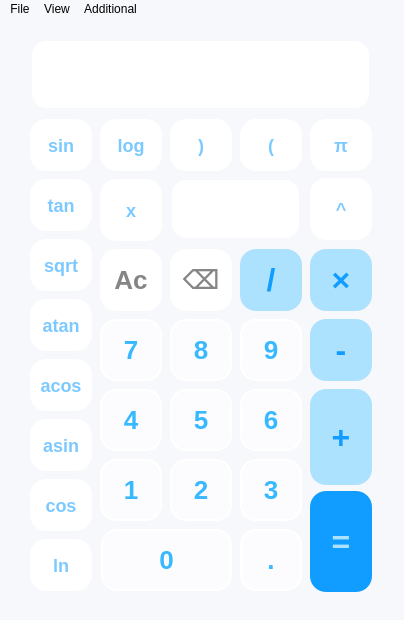
<?xml version="1.0" encoding="UTF-8"?>
<ui version="4.0">
 <class>smartCalc</class>
 <widget class="QMainWindow" name="smartCalc">
  <property name="windowModality">
   <enum>Qt::NonModal</enum>
  </property>
  <property name="geometry">
   <rect>
    <x>0</x>
    <y>0</y>
    <width>404</width>
    <height>620</height>
   </rect>
  </property>
  <property name="contextMenuPolicy">
   <enum>Qt::NoContextMenu</enum>
  </property>
  <property name="acceptDrops">
   <bool>false</bool>
  </property>
  <property name="windowTitle">
   <string notr="true">smartCalc</string>
  </property>
  <property name="windowIcon">
   <iconset resource="icon.qrc">
    <normaloff>:/new/prefix1/calculator.png</normaloff>:/new/prefix1/calculator.png</iconset>
  </property>
  <property name="toolTip">
   <string notr="true"/>
  </property>
  <property name="statusTip">
   <string notr="true"/>
  </property>
  <property name="whatsThis">
   <string notr="true"/>
  </property>
  <property name="accessibleDescription">
   <string notr="true"/>
  </property>
  <property name="styleSheet">
   <string notr="true">background: #F7F8FB;</string>
  </property>
  <property name="windowFilePath">
   <string notr="true"/>
  </property>
  <property name="tabShape">
   <enum>QTabWidget::Rounded</enum>
  </property>
  <property name="dockOptions">
   <set>QMainWindow::AllowTabbedDocks|QMainWindow::AnimatedDocks</set>
  </property>
  <widget class="QWidget" name="centralwidget">
   <widget class="QPushButton" name="btn_action_deleteAllChar">
    <property name="geometry">
     <rect>
      <x>100</x>
      <y>230</y>
      <width>62</width>
      <height>62</height>
     </rect>
    </property>
    <property name="cursor">
     <cursorShape>PointingHandCursor</cursorShape>
    </property>
    <property name="styleSheet">
     <string notr="true">QPushButton{
background: #ffffff;
color: #858585;
border-radius: 16px;
font-size: 26px;
font-weight: 600;
}

QPushButton::hover{
	background: #FCFCFC;
}

QPushButton:pressed{
	background: #EFF7FF;
}</string>
    </property>
    <property name="text">
     <string>Ac</string>
    </property>
   </widget>
   <widget class="QPushButton" name="btn_action_deleteLastChar">
    <property name="geometry">
     <rect>
      <x>170</x>
      <y>230</y>
      <width>62</width>
      <height>62</height>
     </rect>
    </property>
    <property name="cursor">
     <cursorShape>PointingHandCursor</cursorShape>
    </property>
    <property name="styleSheet">
     <string notr="true">QPushButton{
background: #ffffff;
color: #858585;
border-radius: 16px;
font-size: 26px;
font-weight: 600;
}

QPushButton::hover{
	background: #FCFCFC;
}

QPushButton:pressed{
	background: #EFF7FF;
}</string>
    </property>
    <property name="text">
     <string>⌫</string>
    </property>
   </widget>
   <widget class="QPushButton" name="btn_action_toShare">
    <property name="geometry">
     <rect>
      <x>240</x>
      <y>230</y>
      <width>62</width>
      <height>62</height>
     </rect>
    </property>
    <property name="cursor">
     <cursorShape>PointingHandCursor</cursorShape>
    </property>
    <property name="styleSheet">
     <string notr="true">QPushButton{
	background: #ADE2FF;
	color: #109DFF;
	border-radius: 16px;
	font-size: 32px;
	font-weight: 600;
}

QPushButton::hover{
	background: #85D3FF;
}

QPushButton:pressed{
	background: #72CCFF;
}</string>
    </property>
    <property name="text">
     <string>/</string>
    </property>
   </widget>
   <widget class="QPushButton" name="btn_action_multiply">
    <property name="geometry">
     <rect>
      <x>310</x>
      <y>230</y>
      <width>62</width>
      <height>62</height>
     </rect>
    </property>
    <property name="cursor">
     <cursorShape>PointingHandCursor</cursorShape>
    </property>
    <property name="styleSheet">
     <string notr="true">QPushButton{
	background: #ADE2FF;
	color: #109DFF;
	border-radius: 16px;
	font-size: 32px;
	font-weight: 600;
}

QPushButton::hover{
	background: #85D3FF;
}

QPushButton:pressed{
	background: #72CCFF;
}</string>
    </property>
    <property name="text">
     <string>×</string>
    </property>
   </widget>
   <widget class="QPushButton" name="btn_num_9">
    <property name="geometry">
     <rect>
      <x>240</x>
      <y>300</y>
      <width>62</width>
      <height>62</height>
     </rect>
    </property>
    <property name="cursor">
     <cursorShape>PointingHandCursor</cursorShape>
    </property>
    <property name="styleSheet">
     <string notr="true">QPushButton{
background: #FCFCFE;
color: #38B9FF;
border:2px solid #ffffff;
border-radius: 16px;
font-size: 26px;
font-weight: 600;
}


QPushButton::hover{
	background: #ffffff;
}

QPushButton:pressed{
	background: #EFF7FF;
}</string>
    </property>
    <property name="text">
     <string>9</string>
    </property>
   </widget>
   <widget class="QPushButton" name="btn_num_7">
    <property name="geometry">
     <rect>
      <x>100</x>
      <y>300</y>
      <width>62</width>
      <height>62</height>
     </rect>
    </property>
    <property name="cursor">
     <cursorShape>PointingHandCursor</cursorShape>
    </property>
    <property name="styleSheet">
     <string notr="true">QPushButton{
background: #FCFCFE;
color: #38B9FF;
border:2px solid #ffffff;
border-radius: 16px;
font-size: 26px;
font-weight: 600;
}


QPushButton::hover{
	background: #ffffff;
}

QPushButton:pressed{
	background: #EFF7FF;
}</string>
    </property>
    <property name="text">
     <string>7</string>
    </property>
   </widget>
   <widget class="QPushButton" name="btn_num_8">
    <property name="geometry">
     <rect>
      <x>170</x>
      <y>300</y>
      <width>62</width>
      <height>62</height>
     </rect>
    </property>
    <property name="cursor">
     <cursorShape>PointingHandCursor</cursorShape>
    </property>
    <property name="styleSheet">
     <string notr="true">QPushButton{
background: #FCFCFE;
color: #38B9FF;
border:2px solid #ffffff;
border-radius: 16px;
font-size: 26px;
font-weight: 600;
}


QPushButton::hover{
	background: #ffffff;
}

QPushButton:pressed{
	background: #EFF7FF;
}</string>
    </property>
    <property name="text">
     <string>8</string>
    </property>
   </widget>
   <widget class="QPushButton" name="btn_action_minus">
    <property name="geometry">
     <rect>
      <x>310</x>
      <y>300</y>
      <width>62</width>
      <height>62</height>
     </rect>
    </property>
    <property name="cursor">
     <cursorShape>PointingHandCursor</cursorShape>
    </property>
    <property name="styleSheet">
     <string notr="true">QPushButton{
	background: #ADE2FF;
	color: #109DFF;
	border-radius: 16px;
	font-size: 32px;
	font-weight: 600;
}

QPushButton::hover{
	background: #85D3FF;
}

QPushButton:pressed{
	background: #72CCFF;
}</string>
    </property>
    <property name="text">
     <string>-</string>
    </property>
   </widget>
   <widget class="QPushButton" name="btn_num_4">
    <property name="geometry">
     <rect>
      <x>100</x>
      <y>370</y>
      <width>62</width>
      <height>62</height>
     </rect>
    </property>
    <property name="cursor">
     <cursorShape>PointingHandCursor</cursorShape>
    </property>
    <property name="styleSheet">
     <string notr="true">QPushButton{
background: #FCFCFE;
color: #38B9FF;
border:2px solid #ffffff;
border-radius: 16px;
font-size: 26px;
font-weight: 600;
}


QPushButton::hover{
	background: #ffffff;
}

QPushButton:pressed{
	background: #EFF7FF;
}</string>
    </property>
    <property name="text">
     <string>4</string>
    </property>
   </widget>
   <widget class="QPushButton" name="btn_num_5">
    <property name="geometry">
     <rect>
      <x>170</x>
      <y>370</y>
      <width>62</width>
      <height>62</height>
     </rect>
    </property>
    <property name="cursor">
     <cursorShape>PointingHandCursor</cursorShape>
    </property>
    <property name="styleSheet">
     <string notr="true">QPushButton{
background: #FCFCFE;
color: #38B9FF;
border:2px solid #ffffff;
border-radius: 16px;
font-size: 26px;
font-weight: 600;
}


QPushButton::hover{
	background: #ffffff;
}

QPushButton:pressed{
	background: #EFF7FF;
}</string>
    </property>
    <property name="text">
     <string>5</string>
    </property>
   </widget>
   <widget class="QPushButton" name="btn_num_6">
    <property name="geometry">
     <rect>
      <x>240</x>
      <y>370</y>
      <width>62</width>
      <height>62</height>
     </rect>
    </property>
    <property name="cursor">
     <cursorShape>PointingHandCursor</cursorShape>
    </property>
    <property name="styleSheet">
     <string notr="true">QPushButton{
background: #FCFCFE;
color: #38B9FF;
border:2px solid #ffffff;
border-radius: 16px;
font-size: 26px;
font-weight: 600;
}


QPushButton::hover{
	background: #ffffff;
}

QPushButton:pressed{
	background: #EFF7FF;
}</string>
    </property>
    <property name="text">
     <string>6</string>
    </property>
   </widget>
   <widget class="QPushButton" name="btn_num_1">
    <property name="geometry">
     <rect>
      <x>100</x>
      <y>440</y>
      <width>62</width>
      <height>62</height>
     </rect>
    </property>
    <property name="cursor">
     <cursorShape>PointingHandCursor</cursorShape>
    </property>
    <property name="styleSheet">
     <string notr="true">QPushButton{
background: #FCFCFE;
color: #38B9FF;
border:2px solid #ffffff;
border-radius: 16px;
font-size: 26px;
font-weight: 600;
}


QPushButton::hover{
	background: #ffffff;
}

QPushButton:pressed{
	background: #EFF7FF;
}</string>
    </property>
    <property name="text">
     <string>1</string>
    </property>
   </widget>
   <widget class="QPushButton" name="btn_num_2">
    <property name="geometry">
     <rect>
      <x>170</x>
      <y>440</y>
      <width>62</width>
      <height>62</height>
     </rect>
    </property>
    <property name="cursor">
     <cursorShape>PointingHandCursor</cursorShape>
    </property>
    <property name="styleSheet">
     <string notr="true">QPushButton{
background: #FCFCFE;
color: #38B9FF;
border:2px solid #ffffff;
border-radius: 16px;
font-size: 26px;
font-weight: 600;
}


QPushButton::hover{
	background: #ffffff;
}

QPushButton:pressed{
	background: #EFF7FF;
}</string>
    </property>
    <property name="text">
     <string>2</string>
    </property>
   </widget>
   <widget class="QPushButton" name="btn_action_plus">
    <property name="geometry">
     <rect>
      <x>310</x>
      <y>370</y>
      <width>62</width>
      <height>96</height>
     </rect>
    </property>
    <property name="cursor">
     <cursorShape>PointingHandCursor</cursorShape>
    </property>
    <property name="styleSheet">
     <string notr="true">QPushButton{
	background: #ADE2FF;
	color: #109DFF;
	border-radius: 16px;
	font-size: 32px;
	font-weight: 600;
}

QPushButton::hover{
	background: #85D3FF;
}

QPushButton:pressed{
	background: #72CCFF;
}</string>
    </property>
    <property name="text">
     <string>+</string>
    </property>
   </widget>
   <widget class="QPushButton" name="btn_num_3">
    <property name="geometry">
     <rect>
      <x>240</x>
      <y>440</y>
      <width>62</width>
      <height>62</height>
     </rect>
    </property>
    <property name="cursor">
     <cursorShape>PointingHandCursor</cursorShape>
    </property>
    <property name="styleSheet">
     <string notr="true">QPushButton{
background: #FCFCFE;
color: #38B9FF;
border:2px solid #ffffff;
border-radius: 16px;
font-size: 26px;
font-weight: 600;
}


QPushButton::hover{
	background: #ffffff;
}

QPushButton:pressed{
	background: #EFF7FF;
}</string>
    </property>
    <property name="text">
     <string>3</string>
    </property>
   </widget>
   <widget class="QPushButton" name="btn_num_0">
    <property name="geometry">
     <rect>
      <x>101</x>
      <y>510</y>
      <width>131</width>
      <height>62</height>
     </rect>
    </property>
    <property name="cursor">
     <cursorShape>PointingHandCursor</cursorShape>
    </property>
    <property name="styleSheet">
     <string notr="true">QPushButton{
background: #FCFCFE;
color: #38B9FF;
border:2px solid #ffffff;
border-radius: 16px;
font-size: 26px;
font-weight: 600;
}


QPushButton::hover{
	background: #ffffff;
}

QPushButton:pressed{
	background: #EFF7FF;
}</string>
    </property>
    <property name="text">
     <string>0</string>
    </property>
   </widget>
   <widget class="QPushButton" name="btn_action_equally">
    <property name="geometry">
     <rect>
      <x>310</x>
      <y>472</y>
      <width>62</width>
      <height>101</height>
     </rect>
    </property>
    <property name="cursor">
     <cursorShape>PointingHandCursor</cursorShape>
    </property>
    <property name="styleSheet">
     <string notr="true">QPushButton{
background: #109DFF;
color: #ADE2FF;
border-radius: 16px;
font-size: 32px;
font-weight: 600;
}

QPushButton::hover{
	background: #0091F5;
}

QPushButton:pressed{
	background: #0083DD;
}
</string>
    </property>
    <property name="text">
     <string>=</string>
    </property>
   </widget>
   <widget class="QLineEdit" name="input_result">
    <property name="geometry">
     <rect>
      <x>30</x>
      <y>20</y>
      <width>341</width>
      <height>71</height>
     </rect>
    </property>
    <property name="styleSheet">
     <string notr="true">
QLineEdit{
background: #ffffff;
border: 2px solid #F7F8FB;
color: #424242;
border-radius: 16px;
font-size: 26px;
font-weight: 600;
padding-left: 15px;
padding-right: 15px;
qproperty-alignment: 'AlignVCenter | AlignRight';
}


QLineEdit::hover{
	background: #FCFCFE;
}

QLineEdit:pressed{
	background: #EFF7FF;
}


</string>
    </property>
    <property name="text">
     <string/>
    </property>
   </widget>
   <widget class="QPushButton" name="btn_action_bracketLeft">
    <property name="geometry">
     <rect>
      <x>240</x>
      <y>100</y>
      <width>62</width>
      <height>52</height>
     </rect>
    </property>
    <property name="cursor">
     <cursorShape>PointingHandCursor</cursorShape>
    </property>
    <property name="styleSheet">
     <string notr="true">QPushButton{
background: #ffffff;
color: #7CC9FF;
border-radius: 16px;
font-size: 18px;
font-weight: 600;
}

QPushButton::hover{
	background: #FCFCFC;
}

QPushButton:pressed{
	background: #EFF7FF;
}</string>
    </property>
    <property name="text">
     <string>(</string>
    </property>
   </widget>
   <widget class="QPushButton" name="btn_action_bracketRight">
    <property name="geometry">
     <rect>
      <x>170</x>
      <y>100</y>
      <width>62</width>
      <height>52</height>
     </rect>
    </property>
    <property name="cursor">
     <cursorShape>PointingHandCursor</cursorShape>
    </property>
    <property name="styleSheet">
     <string notr="true">QPushButton{
background: #ffffff;
color: #7CC9FF;
border-radius: 16px;
font-size: 18px;
font-weight: 600;
}

QPushButton::hover{
	background: #FCFCFC;
}

QPushButton:pressed{
	background: #EFF7FF;
}</string>
    </property>
    <property name="text">
     <string>)</string>
    </property>
   </widget>
   <widget class="QPushButton" name="btn_action_log">
    <property name="geometry">
     <rect>
      <x>100</x>
      <y>100</y>
      <width>62</width>
      <height>52</height>
     </rect>
    </property>
    <property name="cursor">
     <cursorShape>PointingHandCursor</cursorShape>
    </property>
    <property name="styleSheet">
     <string notr="true">QPushButton{
background: #ffffff;
color: #7CC9FF;
border-radius: 16px;
font-size: 18px;
font-weight: 600;
}

QPushButton::hover{
	background: #FCFCFC;
}

QPushButton:pressed{
	background: #EFF7FF;
}</string>
    </property>
    <property name="text">
     <string>log</string>
    </property>
   </widget>
   <widget class="QPushButton" name="btn_action_ln">
    <property name="geometry">
     <rect>
      <x>30</x>
      <y>520</y>
      <width>62</width>
      <height>52</height>
     </rect>
    </property>
    <property name="cursor">
     <cursorShape>PointingHandCursor</cursorShape>
    </property>
    <property name="styleSheet">
     <string notr="true">QPushButton{
background: #ffffff;
color: #7CC9FF;
border-radius: 16px;
font-size: 18px;
font-weight: 600;
}

QPushButton::hover{
	background: #FCFCFC;
}

QPushButton:pressed{
	background: #EFF7FF;
}</string>
    </property>
    <property name="text">
     <string>ln</string>
    </property>
   </widget>
   <widget class="QPushButton" name="btn_action_sin">
    <property name="geometry">
     <rect>
      <x>30</x>
      <y>100</y>
      <width>62</width>
      <height>52</height>
     </rect>
    </property>
    <property name="cursor">
     <cursorShape>PointingHandCursor</cursorShape>
    </property>
    <property name="styleSheet">
     <string notr="true">QPushButton{
background: #ffffff;
color: #7CC9FF;
border-radius: 16px;
font-size: 18px;
font-weight: 600;
}

QPushButton::hover{
	background: #FCFCFC;
}

QPushButton:pressed{
	background: #EFF7FF;
}</string>
    </property>
    <property name="text">
     <string>sin</string>
    </property>
   </widget>
   <widget class="QPushButton" name="btn_action_asin">
    <property name="geometry">
     <rect>
      <x>30</x>
      <y>400</y>
      <width>62</width>
      <height>52</height>
     </rect>
    </property>
    <property name="cursor">
     <cursorShape>PointingHandCursor</cursorShape>
    </property>
    <property name="styleSheet">
     <string notr="true">QPushButton{
background: #ffffff;
color: #7CC9FF;
border-radius: 16px;
font-size: 18px;
font-weight: 600;
}

QPushButton::hover{
	background: #FCFCFC;
}

QPushButton:pressed{
	background: #EFF7FF;
}</string>
    </property>
    <property name="text">
     <string>asin</string>
    </property>
   </widget>
   <widget class="QPushButton" name="btn_action_acos">
    <property name="geometry">
     <rect>
      <x>30</x>
      <y>340</y>
      <width>62</width>
      <height>52</height>
     </rect>
    </property>
    <property name="cursor">
     <cursorShape>PointingHandCursor</cursorShape>
    </property>
    <property name="styleSheet">
     <string notr="true">QPushButton{
background: #ffffff;
color: #7CC9FF;
border-radius: 16px;
font-size: 18px;
font-weight: 600;
}

QPushButton::hover{
	background: #FCFCFC;
}

QPushButton:pressed{
	background: #EFF7FF;
}</string>
    </property>
    <property name="text">
     <string>acos</string>
    </property>
   </widget>
   <widget class="QPushButton" name="btn_action_atan">
    <property name="geometry">
     <rect>
      <x>30</x>
      <y>280</y>
      <width>62</width>
      <height>52</height>
     </rect>
    </property>
    <property name="cursor">
     <cursorShape>PointingHandCursor</cursorShape>
    </property>
    <property name="styleSheet">
     <string notr="true">QPushButton{
background: #ffffff;
color: #7CC9FF;
border-radius: 16px;
font-size: 18px;
font-weight: 600;
}

QPushButton::hover{
	background: #FCFCFC;
}

QPushButton:pressed{
	background: #EFF7FF;
}</string>
    </property>
    <property name="text">
     <string>atan</string>
    </property>
   </widget>
   <widget class="QPushButton" name="btn_action_tan">
    <property name="geometry">
     <rect>
      <x>30</x>
      <y>160</y>
      <width>62</width>
      <height>52</height>
     </rect>
    </property>
    <property name="cursor">
     <cursorShape>PointingHandCursor</cursorShape>
    </property>
    <property name="styleSheet">
     <string notr="true">QPushButton{
background: #ffffff;
color: #7CC9FF;
border-radius: 16px;
font-size: 18px;
font-weight: 600;
}

QPushButton::hover{
	background: #FCFCFC;
}

QPushButton:pressed{
	background: #EFF7FF;
}</string>
    </property>
    <property name="text">
     <string>tan</string>
    </property>
   </widget>
   <widget class="QPushButton" name="btn_action_cos">
    <property name="geometry">
     <rect>
      <x>30</x>
      <y>460</y>
      <width>62</width>
      <height>52</height>
     </rect>
    </property>
    <property name="cursor">
     <cursorShape>PointingHandCursor</cursorShape>
    </property>
    <property name="styleSheet">
     <string notr="true">QPushButton{
background: #ffffff;
color: #7CC9FF;
border-radius: 16px;
font-size: 18px;
font-weight: 600;
}

QPushButton::hover{
	background: #FCFCFC;
}

QPushButton:pressed{
	background: #EFF7FF;
}</string>
    </property>
    <property name="text">
     <string>cos</string>
    </property>
   </widget>
   <widget class="QPushButton" name="btn_action_sqrt">
    <property name="geometry">
     <rect>
      <x>30</x>
      <y>220</y>
      <width>62</width>
      <height>52</height>
     </rect>
    </property>
    <property name="cursor">
     <cursorShape>PointingHandCursor</cursorShape>
    </property>
    <property name="styleSheet">
     <string notr="true">QPushButton{
background: #ffffff;
color: #7CC9FF;
border-radius: 16px;
font-size: 18px;
font-weight: 600;
}

QPushButton::hover{
	background: #FCFCFC;
}

QPushButton:pressed{
	background: #EFF7FF;
}</string>
    </property>
    <property name="text">
     <string>sqrt</string>
    </property>
   </widget>
   <widget class="QPushButton" name="btn_action_up">
    <property name="geometry">
     <rect>
      <x>310</x>
      <y>159</y>
      <width>62</width>
      <height>62</height>
     </rect>
    </property>
    <property name="cursor">
     <cursorShape>PointingHandCursor</cursorShape>
    </property>
    <property name="styleSheet">
     <string notr="true">QPushButton{
background: #ffffff;
color: #7CC9FF;
border-radius: 16px;
font-size: 18px;
font-weight: 600;
}

QPushButton::hover{
	background: #FCFCFC;
}

QPushButton:pressed{
	background: #EFF7FF;
}</string>
    </property>
    <property name="text">
     <string>^</string>
    </property>
   </widget>
   <widget class="QPushButton" name="btn_num_x">
    <property name="geometry">
     <rect>
      <x>100</x>
      <y>160</y>
      <width>62</width>
      <height>62</height>
     </rect>
    </property>
    <property name="cursor">
     <cursorShape>PointingHandCursor</cursorShape>
    </property>
    <property name="styleSheet">
     <string notr="true">QPushButton{
background: #ffffff;
color: #7CC9FF;
border-radius: 16px;
font-size: 18px;
font-weight: 600;
}

QPushButton::hover{
	background: #FCFCFC;
}

QPushButton:pressed{
	background: #EFF7FF;
}</string>
    </property>
    <property name="text">
     <string>x</string>
    </property>
   </widget>
   <widget class="QLineEdit" name="input_additional_x">
    <property name="geometry">
     <rect>
      <x>170</x>
      <y>159</y>
      <width>131</width>
      <height>62</height>
     </rect>
    </property>
    <property name="styleSheet">
     <string notr="true">
QLineEdit{
background: #ffffff;
border: 2px solid #F7F8FB;
color: #424242;
border-radius: 16px;
font-size: 26px;
font-weight: 600;
padding-left: 15px;
padding-right: 15px;
}


QLineEdit::hover{
	background: #FCFCFE;
}

QLineEdit:pressed{
	background: #EFF7FF;
}


</string>
    </property>
    <property name="inputMethodHints">
     <set>Qt::ImhPreferNumbers</set>
    </property>
   </widget>
   <widget class="QPushButton" name="btn_num_pi">
    <property name="geometry">
     <rect>
      <x>310</x>
      <y>100</y>
      <width>62</width>
      <height>52</height>
     </rect>
    </property>
    <property name="cursor">
     <cursorShape>PointingHandCursor</cursorShape>
    </property>
    <property name="styleSheet">
     <string notr="true">QPushButton{
background: #ffffff;
color: #7CC9FF;
border-radius: 16px;
font-size: 18px;
font-weight: 600;
}

QPushButton::hover{
	background: #FCFCFC;
}

QPushButton:pressed{
	background: #EFF7FF;
}</string>
    </property>
    <property name="text">
     <string>π</string>
    </property>
   </widget>
   <widget class="QPushButton" name="btn_dot">
    <property name="geometry">
     <rect>
      <x>240</x>
      <y>510</y>
      <width>62</width>
      <height>62</height>
     </rect>
    </property>
    <property name="cursor">
     <cursorShape>PointingHandCursor</cursorShape>
    </property>
    <property name="styleSheet">
     <string notr="true">QPushButton{
background: #FCFCFE;
color: #38B9FF;
border:2px solid #ffffff;
border-radius: 16px;
font-size: 26px;
font-weight: 600;
}


QPushButton::hover{
	background: #ffffff;
}

QPushButton:pressed{
	background: #EFF7FF;
}</string>
    </property>
    <property name="text">
     <string>.</string>
    </property>
   </widget>
  </widget>
  <widget class="QMenuBar" name="menubar">
   <property name="geometry">
    <rect>
     <x>0</x>
     <y>0</y>
     <width>404</width>
     <height>43</height>
    </rect>
   </property>
   <widget class="QMenu" name="menu">
    <property name="title">
     <string>File</string>
    </property>
    <addaction name="action_close_program"/>
   </widget>
   <widget class="QMenu" name="menuView">
    <property name="title">
     <string>View</string>
    </property>
    <addaction name="action_open_baseCalc"/>
    <addaction name="action_open_creditCalc"/>
    <addaction name="action_open_depositCalc"/>
    <addaction name="separator"/>
   </widget>
   <widget class="QMenu" name="menuAdditional">
    <property name="title">
     <string>Additional</string>
    </property>
    <addaction name="action_open_graphCalc"/>
   </widget>
   <addaction name="menu"/>
   <addaction name="menuView"/>
   <addaction name="menuAdditional"/>
  </widget>
  <widget class="QStatusBar" name="statusBar"/>
  <action name="action_close_program">
   <property name="text">
    <string>Close</string>
   </property>
  </action>
  <action name="action_open_baseCalc">
   <property name="text">
    <string>Basic</string>
   </property>
  </action>
  <action name="action_open_creditCalc">
   <property name="text">
    <string>Credit</string>
   </property>
  </action>
  <action name="action_open_depositCalc">
   <property name="text">
    <string>Deposit</string>
   </property>
  </action>
  <action name="action_open_graphCalc">
   <property name="text">
    <string>Graph</string>
   </property>
  </action>
 </widget>
 <resources>
  <include location="icon.qrc"/>
 </resources>
 <connections/>
</ui>
